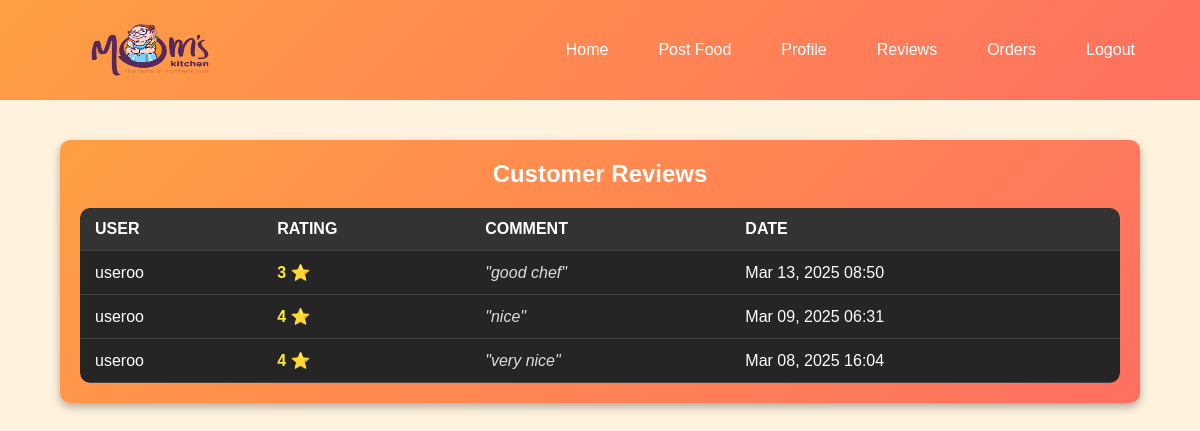
The page /chef/reviews/ (signed in) on the database its author committed.
### app1/models.py (models this page shows, shortened)
class Review(models.Model):
    user = models.ForeignKey(reg_form_us, on_delete=models.CASCADE)  # Linking to user model
    content_type = models.ForeignKey(ContentType, on_delete=models.CASCADE)  # Generic FK for chefs
    object_id = models.PositiveIntegerField()
    chef = GenericForeignKey('content_type', 'object_id')  # Link to the chef
    rating = models.IntegerField(validators=[MinValueValidator(1), MaxValueValidator(5)])  # Star rating (1-5)
    comment = models.TextField(blank=True, null=True)  # Optional comment
    created_at = models.DateTimeField(auto_now_add=True)  # Timestamp

class reg_form_us(models.Model):
    name = models.CharField(max_length=100)
    gender = models.CharField(max_length=10)
    email = models.EmailField(unique=True)
    phone = models.CharField(max_length=10)
    image = models.FileField(upload_to='file')
    address=models.CharField(max_length=100,default="xxx")
    location=models.CharField(max_length=50,default="Kochi")

### app1/views.py (the view)
# urls.py: path("chef/reviews/", app1.views.chef_reviews, name="chef_reviews"),
def chef_reviews(request):
    uid = request.session.get("uid")
    user_type = request.session.get("user_type")
    if not uid or user_type != "chef":
        messages.error(request, "You must be logged in as a chef to view reviews.")
        return redirect("chef_login")  # Redirect to chef login
    chef = get_object_or_404(reg_form_ch, id=uid)
    reviews_list = Review.objects.filter(
        content_type=ContentType.objects.get_for_model(reg_form_ch),
        object_id=chef.id
    ).select_related("user").order_by("-created_at")
    return render(request, "chef_reviews.html", {
        "chef": chef,
        "reviews": reviews_list
    })

### app1/templates/chef_reviews.html (shortened to what this page needs)
{% load static %}
<!DOCTYPE html>
<html lang="en">
<head>
</head>
<body>
    <div class="navbar">
        <img src="{% static 'images/logo2.png' %}" alt="Logo" style="height: 90px;width: 200px;">
        <div class="nav-links">
            <a href="{% url 'chefhm' %}">Home</a>
            <a href="{% url 'postfood' %}">Post Food</a>
            <a href="{% url 'chef_profile' %}">Profile</a>
            <a href="{% url 'chef_reviews' %}">Reviews</a>
            <a href="{% url 'chef_orders' %}">Orders</a>
            <a href="{% url 'home' %}">Logout</a>
        </div>
    </div>
    <div class="container">
        <h2>Customer Reviews</h2>
        <div class="table-container">
            <table>
                <thead>
                    <tr>
                        <th>User</th>
                        <th>Rating</th>
                        <th>Comment</th>
                        <th>Date</th>
                    </tr>
                </thead>
                <tbody>
                    {% for review in reviews %}
                    <tr>
                        <td>{{ review.user.name }}</td>
                        <td class="rating">{{ review.rating }} ⭐</td>
                        <td class="review-comment">"{{ review.comment }}"</td>
                        <td>{{ review.created_at|date:"M d, Y H:i" }}</td>
                    </tr>
                    {% empty %}
                    <tr>
                        <td colspan="4" class="no-reviews">No reviews yet.</td>
                    </tr>
                    {% endfor %}
                </tbody>
            </table>
        </div>
    </div>
</body>
</html>

### app1/templates/chef_reviews.html (style rules this page uses)
* { margin: 0; padding: 0; box-sizing: border-box; font-family: 'Poppins', sans-serif; }
body { background-color: #fff3e0; color: #ffffff; animation: fadeIn 1s ease-in-out forwards; }
.container { width: 90%; max-width: 1200px; margin: 40px auto; background: linear-gradient(135deg, #ff9f43, #ff6f61); padding: 20px; border-radius: 10px; box-shadow: 0 4px 10px rgba(0, 0, 0, 0.3); }
.navbar img { height: 50px; }
.nav-links { display: flex; gap: 20px; }
.nav-links a { text-decoration: none; color: white; font-size: 16px; font-weight: 500; transition: 0.3s ease-in-out; padding: 8px 15px; border-radius: 5px; }
.navbar { display: flex; justify-content: space-between; align-items: center; padding: 15px 50px; background: linear-gradient(135deg, #ff9f43, #ff6f61); color: white; width: 100%; height: 100px; }
h2 { font-size: 24px; margin-bottom: 20px; text-align: center; color: #ffffff; }
.table-container { overflow-x: auto; border-radius: 10px; }
table { width: 100%; border-collapse: collapse; background: #252525; border-radius: 10px; overflow: hidden; }
thead { background: #333; color: #fff; text-transform: uppercase; }
th, td { padding: 12px 15px; text-align: left; border-bottom: 1px solid #444; }
.rating { font-weight: bold; color: #ffeb3b; }
.review-comment { color: #ddd; font-style: italic; }

### rows shown on the page
Review: user.name "useroo", rating "3", comment "good chef", created_at "Mar 13, 2025 08:50"
Review: user.name "useroo", rating "4", comment "nice", created_at "Mar 09, 2025 06:31"
Review: user.name "useroo", rating "4", comment "very nice", created_at "Mar 08, 2025 16:04"
